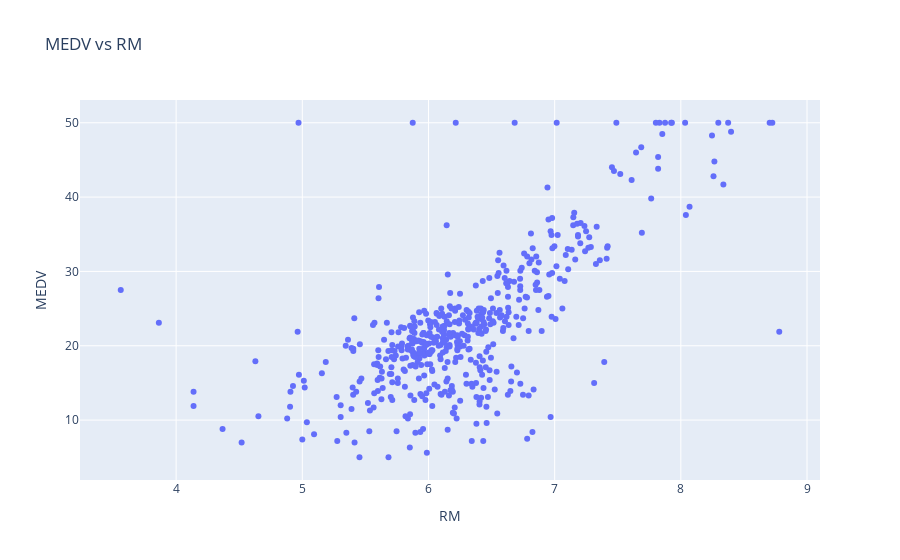

Notebook source saved alongside this figure:
### Code cell
fig = px.scatter(housing_dataset, x='RM', y='MEDV', title='MEDV vs RM')
fig.show()

### Figure 1 — Plotly figure (JSON) as saved in the notebook; plotly's stock layout.template omitted (floating-point values rounded to 4 significant figures; data arrays with more than 128 entries replaced by an {"elided": "..."} marker saying what was removed)
{"data": [{"hovertemplate": "RM=%{x}<br>MEDV=%{y}<extra></extra>", "legendgroup": "", "marker": {"color": "#636efa", "symbol": "circle"}, "mode": "markers", "name": "", "orientation": "v", "showlegend": false, "type": "scatter", "x": {"elided": "506 float values"}, "xaxis": "x", "y": {"elided": "506 float values"}, "yaxis": "y"}], "layout": {"legend": {"tracegroupgap": 0}, "title": {"text": "MEDV vs RM"}, "xaxis": {"anchor": "y", "domain": [0, 1], "title": {"text": "RM"}}, "yaxis": {"anchor": "x", "domain": [0, 1], "title": {"text": "MEDV"}}}}
